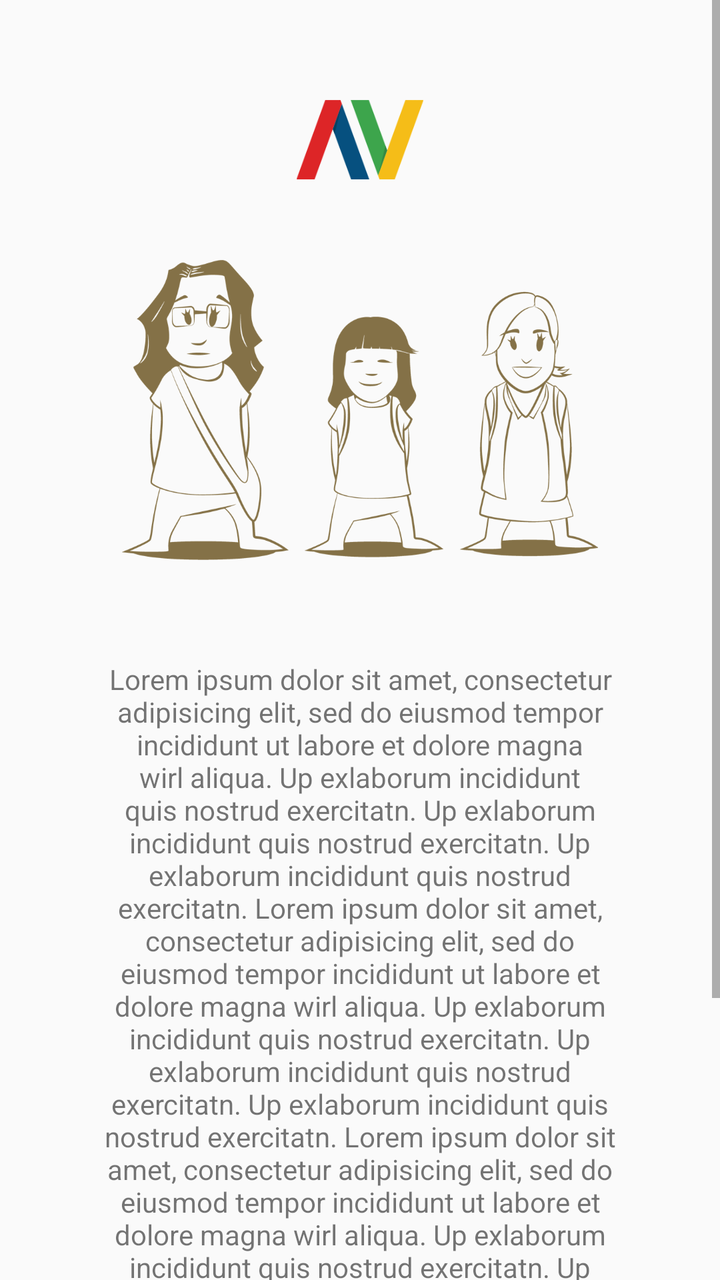
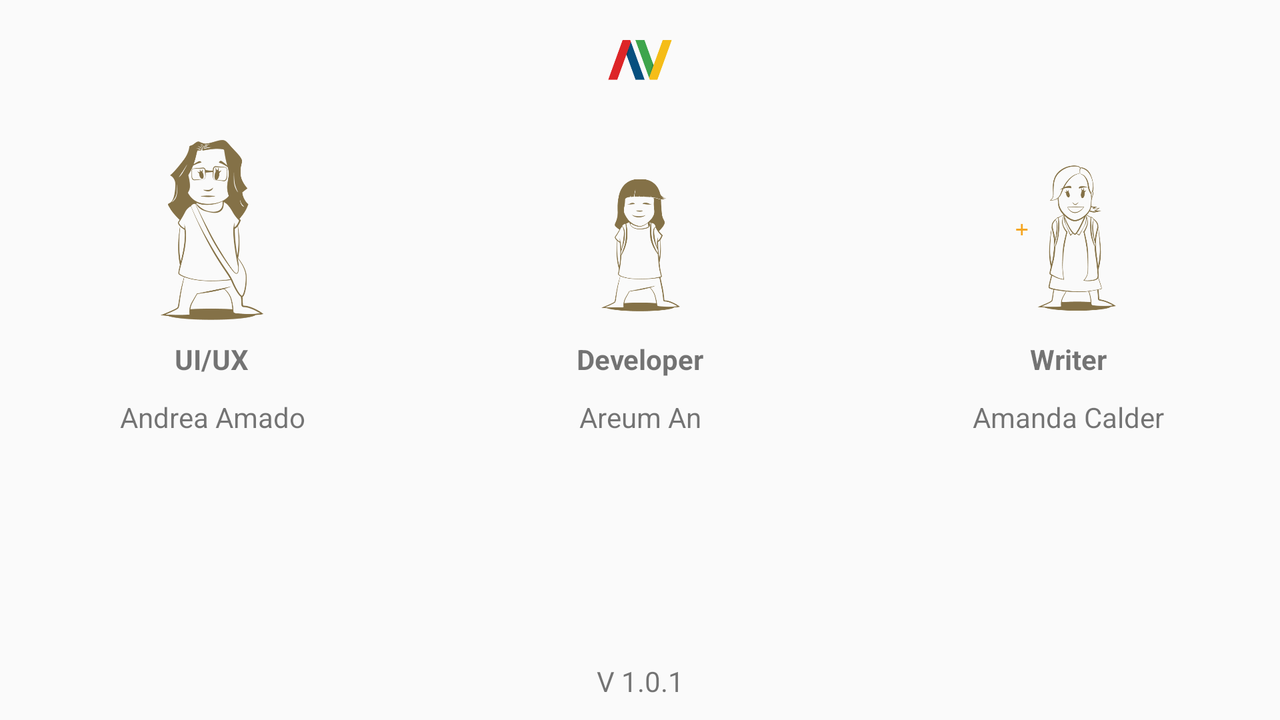

First picture: res/layout/ on a phone held upright. Second picture: the repository's own variant of that layout, on a device whose configuration matches the variant's folder. Source for both follows.
<!-- AndroidManifest.xml: application theme AppTheme -->
<!-- res/layout/content_about.xml -->
<?xml version="1.0" encoding="utf-8"?>
<android.support.constraint.ConstraintLayout xmlns:android="http://schemas.android.com/apk/res/android"
    xmlns:app="http://schemas.android.com/apk/res-auto"
    xmlns:tools="http://schemas.android.com/tools"
    android:layout_width="match_parent"
    android:layout_height="match_parent"
    android:padding="0dp"
    app:layout_behavior="@string/appbar_scrolling_view_behavior"
    tools:context="work.andreaamado.aagameapp.AboutActivity"
    tools:showIn="@layout/activity_about">

    <ScrollView
        android:layout_width="0dp"
        android:layout_height="wrap_content"
        android:fillViewport="false"
        android:orientation="vertical"
        tools:layout_constraintRight_creator="1"
        tools:layout_constraintBottom_creator="1"
        tools:layout_constraintLeft_creator="1"
        app:layout_constraintLeft_toLeftOf="parent"
        app:layout_constraintRight_toRightOf="parent"
        app:layout_constraintHorizontal_bias="1.0">

        <LinearLayout
            android:layout_width="match_parent"
            android:layout_height="match_parent"
            android:layout_margin="0dp"
            android:orientation="vertical"
            android:paddingBottom="60dp"
            android:scrollbars="vertical"
            app:layout_constraintBottom_toBottomOf="parent"
            app:layout_constraintLeft_toLeftOf="parent"
            app:layout_constraintRight_toRightOf="parent"
            app:layout_constraintTop_toTopOf="parent"
            app:layout_constraintVertical_bias="0.5">

        <ImageView
            android:layout_width="match_parent"
            android:layout_height="40dp"
            android:layout_marginTop="50dp"
            app:srcCompat="@drawable/logo_aa" />

         <ImageView
            android:layout_width="match_parent"
            android:layout_height="150dp"
            android:layout_marginTop="40dp"
            app:srcCompat="@drawable/cartoon_pb_alpha" />

        <TextView
            android:layout_width="match_parent"
            android:layout_height="wrap_content"
            android:padding="50dp"
            android:text="Lorem ipsum dolor sit amet, consectetur adipisicing elit, sed do eiusmod tempor incididunt ut labore et dolore magna wirl aliqua. Up exlaborum incididunt quis nostrud exercitatn. Up exlaborum incididunt quis nostrud exercitatn. Up exlaborum incididunt quis nostrud exercitatn. Lorem ipsum dolor sit amet, consectetur adipisicing elit, sed do eiusmod tempor incididunt ut labore et dolore magna wirl aliqua. Up exlaborum incididunt quis nostrud exercitatn. Up exlaborum incididunt quis nostrud exercitatn. Up exlaborum incididunt quis nostrud exercitatn. Lorem ipsum dolor sit amet, consectetur adipisicing elit, sed do eiusmod tempor incididunt ut labore et dolore magna wirl aliqua. Up exlaborum incididunt quis nostrud exercitatn. Up exlaborum incididunt quis nostrud exercitatn. Up exlaborum incididunt quis nostrud exercitatn."
            android:textAlignment="center" />

        <TextView
            android:layout_width="match_parent"
            android:layout_height="wrap_content"
            android:text="V 1.0.1"
            android:textAlignment="center" />

        </LinearLayout>

    </ScrollView>

</android.support.constraint.ConstraintLayout>
<!-- res/layout/activity_about.xml (included above) -->
<?xml version="1.0" encoding="utf-8"?>
<LinearLayout xmlns:android="http://schemas.android.com/apk/res/android"
    xmlns:app="http://schemas.android.com/apk/res-auto"
    android:layout_width="match_parent"
    android:layout_height="match_parent"
    android:orientation="vertical">

    <include
        layout="@layout/toolbar_main"
        android:layout_width="match_parent"
        android:layout_height="wrap_content" />

    <include layout="@layout/content_about" />

</LinearLayout>
<!-- res/layout/toolbar_main.xml (included above) -->
<?xml version="1.0" encoding="utf-8"?>
<LinearLayout xmlns:android="http://schemas.android.com/apk/res/android"
    android:layout_width="match_parent"
    android:layout_height="match_parent"
    xmlns:app="http://schemas.android.com/apk/res-auto">

    <android.support.v7.widget.Toolbar
        android:id="@+id/toolbar_main"
        android:layout_width="match_parent"
        android:layout_height="?attr/actionBarSize"
        android:background="?attr/colorPrimary"
        android:fitsSystemWindows="true"
        app:popupTheme="@style/AppTheme.PopupOverlay">

        <ImageView
            android:id="@+id/logo_jenga"
            android:layout_width="30dp"
            android:layout_height="30dp"
            android:layout_gravity="left"
            android:layout_weight="1"
            app:srcCompat="@drawable/logo_jenga" />

        <TextView
            android:id="@+id/action_bar_title"
            android:layout_width="match_parent"
            android:layout_height="wrap_content"
            android:layout_gravity="center"
            android:layout_weight="1"
            android:textColor="@android:color/white"
            android:textSize="16sp"
            android:layout_marginLeft="30dp"
            android:layout_marginRight="50dp" />

    </android.support.v7.widget.Toolbar>

</LinearLayout>
<!-- resources referenced by this layout -->
<resources>
  <!-- drawable cartoon_pb_alpha: png bitmap (drawable-hdpi, 97915 bytes) -->
  <!-- drawable logo_aa: png bitmap (drawable-hdpi, 4318 bytes) -->
  <!-- drawable logo_jenga: png bitmap (drawable-hdpi, 4483 bytes) -->
  <style name="AppTheme.PopupOverlay" parent="ThemeOverlay.AppCompat.Light" />
  <style name="AppTheme" parent="Theme.AppCompat.Light.DarkActionBar">
          
          <item name="colorPrimary">@color/colorPrimary</item>
          <item name="colorPrimaryDark">@color/colorPrimaryDark</item>
          <item name="colorAccent">@color/colorAccent</item>
          <item name="windowActionBar">false</item>
          <item name="windowNoTitle">true</item>
      </style>
  <color name="colorPrimary">#a79b82</color>
  <color name="colorPrimaryDark">#675A3E</color>
  <color name="colorAccent">#f6a623</color>
</resources>
<!-- res/layout-land/content_about.xml (the repository's variant of the layout above) -->
<!-- drawn on the phone turned sideways -->
<?xml version="1.0" encoding="utf-8"?>
<android.support.constraint.ConstraintLayout xmlns:android="http://schemas.android.com/apk/res/android"
    xmlns:app="http://schemas.android.com/apk/res-auto"
    xmlns:tools="http://schemas.android.com/tools"
    android:layout_width="match_parent"
    android:layout_height="match_parent"
    android:padding="0dp"
    app:layout_behavior="@string/appbar_scrolling_view_behavior"
    tools:context="work.andreaamado.aagameapp.AboutActivity"
    tools:showIn="@layout/activity_about">

    <ImageView
        android:id="@+id/imageView"
        android:layout_width="match_parent"
        android:layout_height="40dp"
        android:layout_marginTop="10dp"
        android:padding="10dp"
        app:layout_constraintEnd_toEndOf="parent"
        app:layout_constraintStart_toStartOf="parent"
        app:layout_constraintTop_toTopOf="parent"
        app:srcCompat="@drawable/logo_aa" />

    <ImageView
        android:id="@+id/imageView4"
        android:layout_width="wrap_content"
        android:layout_height="90dp"
        android:layout_marginTop="20dp"
        app:layout_constraintEnd_toStartOf="@+id/guideline_col_0"
        app:layout_constraintStart_toStartOf="parent"
        app:layout_constraintTop_toBottomOf="@+id/imageView"
        app:srcCompat="@drawable/cartoon_pb_andrea" />

    <ImageView
        android:id="@+id/imageView2"
        android:layout_width="wrap_content"
        android:layout_height="90dp"
        android:layout_marginTop="20dp"
        app:layout_constraintEnd_toStartOf="@+id/guideline_col_1"
        app:layout_constraintStart_toStartOf="@+id/guideline_col_0"
        app:layout_constraintTop_toBottomOf="@+id/imageView"
        app:srcCompat="@drawable/cartoon_pb_areum" />

    <ImageView
        android:id="@+id/imageView3"
        android:layout_width="wrap_content"
        android:layout_height="90dp"
        android:layout_marginTop="20dp"
        app:layout_constraintEnd_toEndOf="parent"
        app:layout_constraintStart_toStartOf="@+id/guideline_col_1"
        app:layout_constraintTop_toBottomOf="@+id/imageView"
        app:srcCompat="@drawable/cartoon_pb_amanda" />

    <TextView
        android:id="@+id/textView1"
        android:layout_width="wrap_content"
        android:layout_height="wrap_content"
        android:padding="10dp"
        android:text="UI/UX"
        android:textAlignment="center"
        android:textStyle="bold"
        app:layout_constraintEnd_toStartOf="@+id/guideline_col_0"
        app:layout_constraintStart_toStartOf="parent"
        app:layout_constraintTop_toBottomOf="@+id/imageView4" />

    <TextView
        android:id="@+id/textView2"
        android:layout_width="wrap_content"
        android:layout_height="wrap_content"
        android:padding="10dp"
        android:text="Developer"
        android:textAlignment="center"
        android:textStyle="bold"
        app:layout_constraintEnd_toStartOf="@+id/guideline_col_1"
        app:layout_constraintStart_toStartOf="@+id/guideline_col_0"
        app:layout_constraintTop_toBottomOf="@+id/imageView2" />

    <TextView
        android:id="@+id/textView3"
        android:layout_width="wrap_content"
        android:layout_height="wrap_content"
        android:padding="10dp"
        android:text="Writer"
        android:textAlignment="center"
        android:textStyle="bold"
        app:layout_constraintEnd_toEndOf="parent"
        app:layout_constraintStart_toStartOf="@+id/guideline_col_1"
        app:layout_constraintTop_toBottomOf="@+id/imageView3" />

    <TextView
        android:id="@+id/textView4"
        android:layout_width="wrap_content"
        android:layout_height="wrap_content"
        android:padding="0dp"
        android:text="Andrea Amado"
        android:textAlignment="center"
        app:layout_constraintEnd_toStartOf="@+id/guideline_col_0"
        app:layout_constraintStart_toStartOf="parent"
        app:layout_constraintTop_toBottomOf="@+id/textView1" />

    <TextView
        android:id="@+id/textView5"
        android:layout_width="wrap_content"
        android:layout_height="wrap_content"
        android:padding="0dp"
        android:text="Areum An"
        android:textAlignment="center"
        app:layout_constraintEnd_toStartOf="@+id/guideline_col_1"
        app:layout_constraintStart_toStartOf="@+id/guideline_col_0"
        app:layout_constraintTop_toBottomOf="@+id/textView2" />

    <TextView
        android:id="@+id/textView6"
        android:layout_width="wrap_content"
        android:layout_height="wrap_content"
        android:padding="0dp"
        android:text="Amanda Calder"
        android:textAlignment="center"
        app:layout_constraintEnd_toEndOf="parent"
        app:layout_constraintStart_toStartOf="@+id/guideline_col_1"
        app:layout_constraintTop_toBottomOf="@+id/textView3" />

    <TextView
        android:layout_width="match_parent"
        android:layout_height="wrap_content"
        android:layout_marginBottom="10dp"
        android:text="V 1.0.1"
        android:textAlignment="center"
        app:layout_constraintBottom_toBottomOf="parent"
        app:layout_constraintEnd_toEndOf="parent"
        app:layout_constraintStart_toStartOf="parent" />

    <android.support.constraint.Guideline
        android:id="@+id/guideline_col_0"
        android:layout_width="wrap_content"
        android:layout_height="wrap_content"
        android:orientation="vertical"
        app:layout_constraintGuide_percent="0.33055556" />

    <android.support.constraint.Guideline
        android:id="@+id/guideline_col_1"
        android:layout_width="wrap_content"
        android:layout_height="wrap_content"
        android:orientation="vertical"
        app:layout_constraintGuide_percent="0.66944444" />

</android.support.constraint.ConstraintLayout>
<!-- res/layout/content_about.xml (included above) -->
<?xml version="1.0" encoding="utf-8"?>
<android.support.constraint.ConstraintLayout xmlns:android="http://schemas.android.com/apk/res/android"
    xmlns:app="http://schemas.android.com/apk/res-auto"
    xmlns:tools="http://schemas.android.com/tools"
    android:layout_width="match_parent"
    android:layout_height="match_parent"
    android:padding="0dp"
    app:layout_behavior="@string/appbar_scrolling_view_behavior"
    tools:context="work.andreaamado.aagameapp.AboutActivity"
    tools:showIn="@layout/activity_about">

    <ScrollView
        android:layout_width="0dp"
        android:layout_height="wrap_content"
        android:fillViewport="false"
        android:orientation="vertical"
        tools:layout_constraintRight_creator="1"
        tools:layout_constraintBottom_creator="1"
        tools:layout_constraintLeft_creator="1"
        app:layout_constraintLeft_toLeftOf="parent"
        app:layout_constraintRight_toRightOf="parent"
        app:layout_constraintHorizontal_bias="1.0">

        <LinearLayout
            android:layout_width="match_parent"
            android:layout_height="match_parent"
            android:layout_margin="0dp"
            android:orientation="vertical"
            android:paddingBottom="60dp"
            android:scrollbars="vertical"
            app:layout_constraintBottom_toBottomOf="parent"
            app:layout_constraintLeft_toLeftOf="parent"
            app:layout_constraintRight_toRightOf="parent"
            app:layout_constraintTop_toTopOf="parent"
            app:layout_constraintVertical_bias="0.5">

        <ImageView
            android:layout_width="match_parent"
            android:layout_height="40dp"
            android:layout_marginTop="50dp"
            app:srcCompat="@drawable/logo_aa" />

         <ImageView
            android:layout_width="match_parent"
            android:layout_height="150dp"
            android:layout_marginTop="40dp"
            app:srcCompat="@drawable/cartoon_pb_alpha" />

        <TextView
            android:layout_width="match_parent"
            android:layout_height="wrap_content"
            android:padding="50dp"
            android:text="Lorem ipsum dolor sit amet, consectetur adipisicing elit, sed do eiusmod tempor incididunt ut labore et dolore magna wirl aliqua. Up exlaborum incididunt quis nostrud exercitatn. Up exlaborum incididunt quis nostrud exercitatn. Up exlaborum incididunt quis nostrud exercitatn. Lorem ipsum dolor sit amet, consectetur adipisicing elit, sed do eiusmod tempor incididunt ut labore et dolore magna wirl aliqua. Up exlaborum incididunt quis nostrud exercitatn. Up exlaborum incididunt quis nostrud exercitatn. Up exlaborum incididunt quis nostrud exercitatn. Lorem ipsum dolor sit amet, consectetur adipisicing elit, sed do eiusmod tempor incididunt ut labore et dolore magna wirl aliqua. Up exlaborum incididunt quis nostrud exercitatn. Up exlaborum incididunt quis nostrud exercitatn. Up exlaborum incididunt quis nostrud exercitatn."
            android:textAlignment="center" />

        <TextView
            android:layout_width="match_parent"
            android:layout_height="wrap_content"
            android:text="V 1.0.1"
            android:textAlignment="center" />

        </LinearLayout>

    </ScrollView>

</android.support.constraint.ConstraintLayout>
<!-- resources referenced by the variant -->
<!-- as the phone turned sideways resolves them -->
<resources>
  <!-- drawable cartoon_pb_alpha: png bitmap (drawable-hdpi, 97915 bytes) -->
  <!-- drawable cartoon_pb_amanda: png bitmap (drawable-hdpi, 28011 bytes) -->
  <!-- drawable cartoon_pb_andrea: png bitmap (drawable-hdpi, 35090 bytes) -->
  <!-- drawable cartoon_pb_areum: png bitmap (drawable-hdpi, 19162 bytes) -->
  <!-- drawable logo_aa: png bitmap (drawable-hdpi, 4318 bytes) -->
  <!-- drawable logo_jenga: png bitmap (drawable-hdpi, 4483 bytes) -->
  <style name="AppTheme.PopupOverlay" parent="ThemeOverlay.AppCompat.Light" />
  <style name="AppTheme" parent="Theme.AppCompat.Light.DarkActionBar">
          
          <item name="colorPrimary">@color/colorPrimary</item>
          <item name="colorPrimaryDark">@color/colorPrimaryDark</item>
          <item name="colorAccent">@color/colorAccent</item>
          <item name="windowActionBar">false</item>
          <item name="windowNoTitle">true</item>
      </style>
  <color name="colorPrimary">#a79b82</color>
  <color name="colorPrimaryDark">#675A3E</color>
  <color name="colorAccent">#f6a623</color>
</resources>
